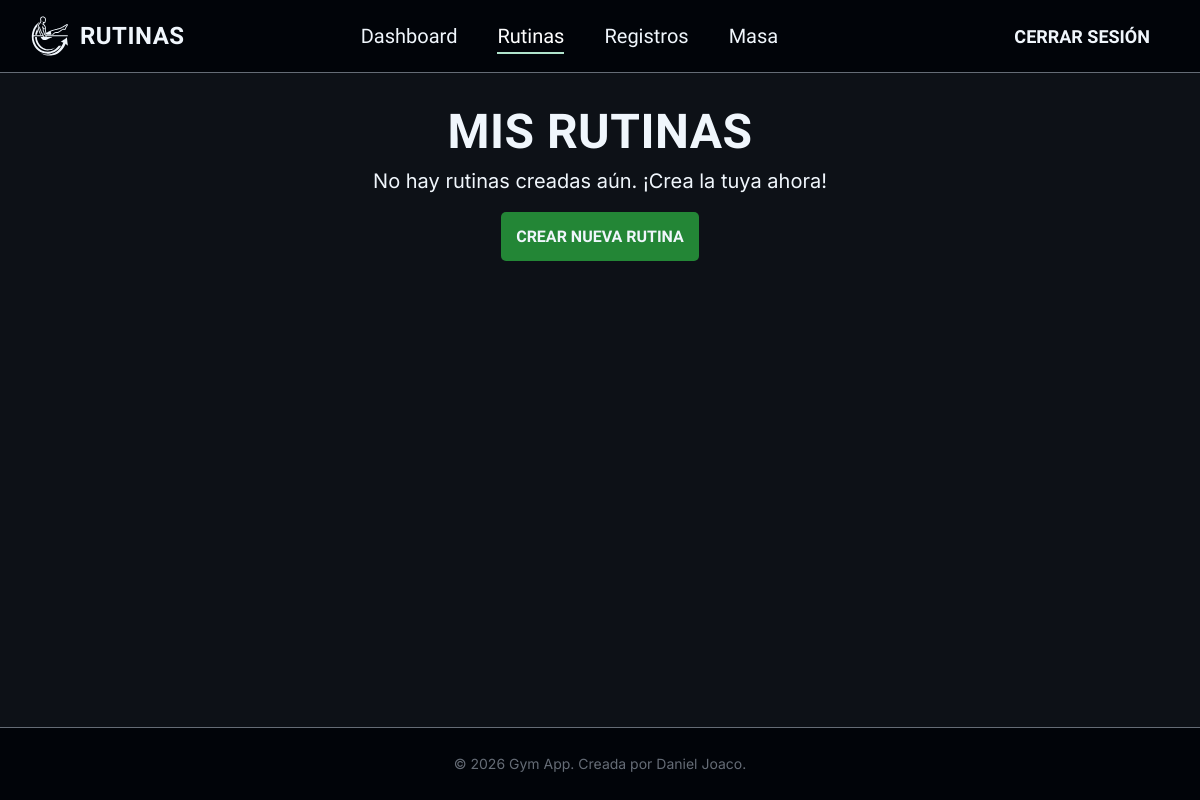
/workouts/routines/ (signed in), run on an earlier commit of the app's database.
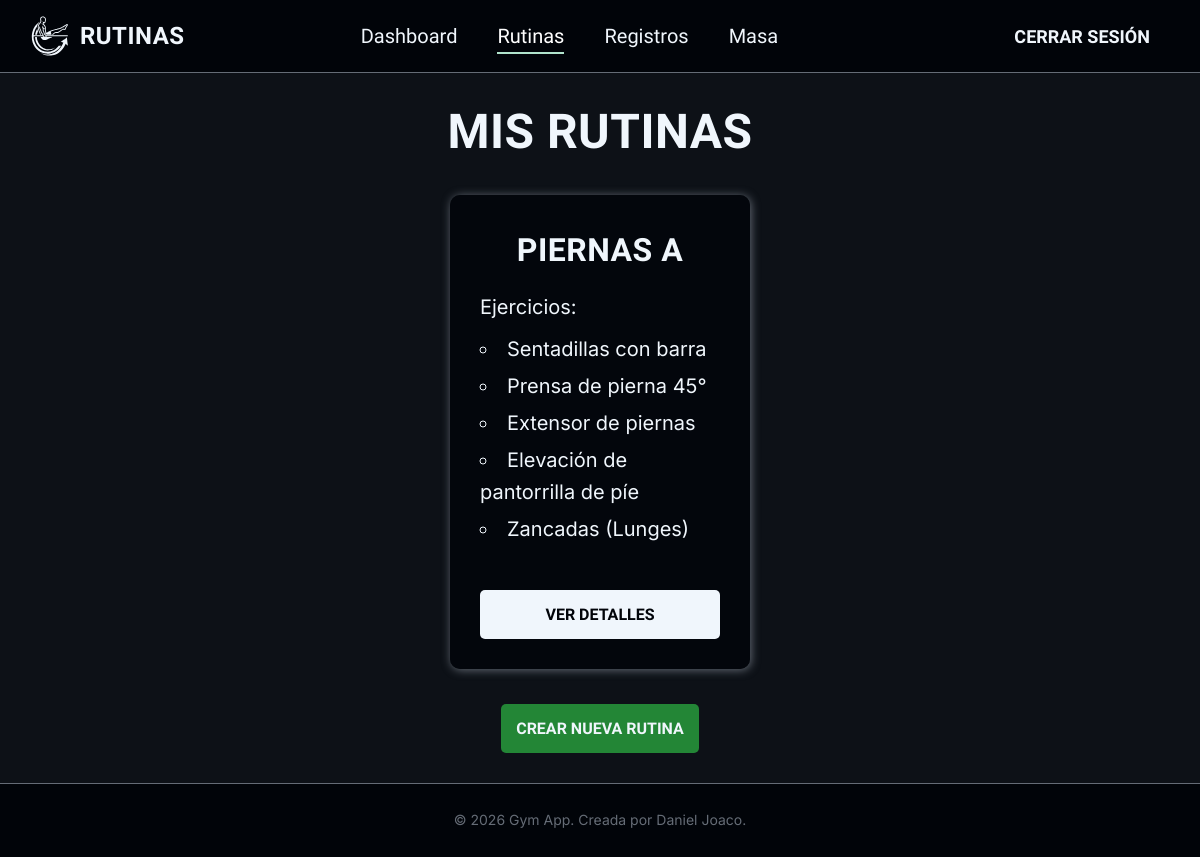
And on a later commit of the database.
### workouts/models.py (models this page shows, shortened)
class Routine(models.Model):
    user = models.ForeignKey(User, on_delete=models.CASCADE)
    name = models.CharField(max_length=150)
    is_public = models.BooleanField(default=False, help_text="Si es True, otros usuarios podrán ver y clonar esta rutina.")
    created_at = models.DateTimeField(auto_now_add=True)

class RoutineItem(models.Model):
    routine = models.ForeignKey(Routine, on_delete=models.CASCADE, related_name='items')
    exercise = models.ForeignKey(Exercise, on_delete=models.CASCADE)
    recommended_sets = models.PositiveIntegerField(default=3)
    recommended_reps = models.PositiveIntegerField(default=10)
    order = models.PositiveIntegerField(default=0)
    class Meta:
        ordering = ['order']

class Exercise(models.Model):
    EXERCISE_TYPE_STRENGTH = 'STRENGTH'
    EXERCISE_TYPE_CARDIO = 'CARDIO'
    EXERCISE_TYPE_FULL_BODY = 'FULL_BODY'
    EXERCISE_TYPE_CHOICES = [
        (EXERCISE_TYPE_STRENGTH, 'Fuerza'),
        (EXERCISE_TYPE_CARDIO, 'Cardiovascular'),
        (EXERCISE_TYPE_FULL_BODY, 'Cuerpo Completo'),
    ]
    created_by = models.ForeignKey(User, on_delete=models.SET_NULL, null=True, blank=True)
    muscle_group = models.ForeignKey(MuscleGroup, on_delete=models.PROTECT) # PROTECT evita borrar un músculo si tiene ejercicios
    name = models.CharField(max_length=150, unique=True)
    description = models.TextField(blank=True, null=True, help_text="Instrucciones o notas de ejecución.")
    image = models.ImageField(upload_to='exercise_images/', blank=True, null=True)
    exercise_type = models.CharField(max_length=20, choices=EXERCISE_TYPE_CHOICES, default=EXERCISE_TYPE_STRENGTH)
    tracks_weight = models.BooleanField(default=True, help_text="¿Requiere registrar peso?")
    is_active = models.BooleanField(default=True)
    created_at = models.DateTimeField(auto_now_add=True)

### workouts/views.py (the view)
# urls.py: path('routines/', views.routines_view, name='routines'),
@login_required
def routines_view(request):
    routines = routines_list(request)
    return render(request, 'workouts/routines.html', {'routines': routines})

### workouts/views.py (called while the page is built)
def _get_user_routines_queryset(user):
    return Routine.objects.filter(user=user).prefetch_related(
        'items__exercise__muscle_group'
    ).order_by(Lower('name'))

def routines_list(request):
    return list(_get_user_routines_queryset(request.user))

### templates/workouts/routines.html (shortened to what this page needs)
{% extends 'base.html' %}
{% load static %}
{% block extra_head %}
<link rel="stylesheet" href="{% static 'css/workouts/routines.css' %}">
{% endblock %}
{% block logo_title%}Rutinas{% endblock %}
{% block content %}
    <section class="routine-container">
        <div class="title-header">
            <h1>Mis Rutinas</h1>
        </div>
        {% if routines %}
            <ul class="routine-list">
                {% for routine in routines %}
                    <li class="routine-item">
                        <div class="title-header">
                            <h2>{{ routine.name }}</h2>
                        </div>
                        <p>Ejercicios: </p>
                        <ul class="exercise-list">
                            {% for item in routine.items.all %}
                                <li>{{ item.exercise.name }}</li>
                            {% empty %}
                                <li>No hay ejercicios asignados a esta rutina.</li>
                            {% endfor %}
                        </ul>
                        <button class="interactive-button" onclick="openModal('modal-{{ routine.id }}')">
                            Ver Detalles
                        </button>
                    </li>
                {% endfor %}
            </ul>
        {% else %}
            <p>No hay rutinas creadas aún. ¡Crea la tuya ahora!</p>
        {% endif %}
    </section>
    <section class="create-routine-button-container">
        <button class="success-button" onclick="window.location.href='{% url 'workouts:create_routine' %}'">
            Crear Nueva Rutina
        </button>
    </section>
{% endblock %}

What changed in the data, as far as the page shows it:
added Routine: name "PIERNAS A"
added RoutineItem: exercise.name "Sentadillas con barra"
added RoutineItem: exercise.name "Prensa de pierna 45°"
added RoutineItem: exercise.name "Extensor de piernas"
added RoutineItem: exercise.name "Elevación de pantorrilla de píe"
added RoutineItem: exercise.name "Zancadas (Lunges)"
Also different on the page:
text no longer shown: "No hay rutinas creadas aún. ¡Crea la tuya ahora!"
